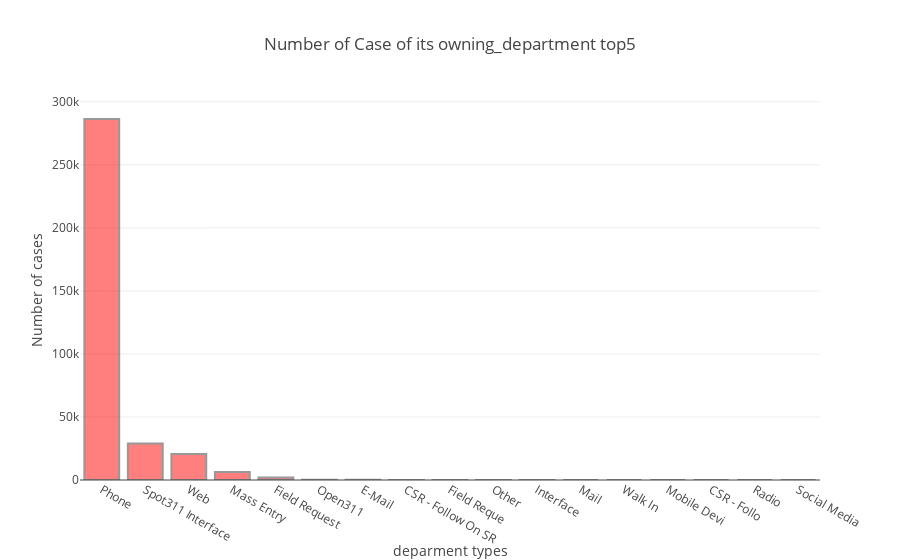

Notebook code cell kept with this figure:
### Code cell
number= {'type' : 'bar',
         "name":"Number of Cases ",
                     'x' : table["method"],
                     'y' : table["count"],
                     'marker' : {'color' : 'red',
                                'line' : {'color' : '#333',
                                          'width' : 2}},
                     'opacity' : 0.5,}

fig = {'data' : [number],
      'layout' : layout}
pyo.iplot(fig)

### Figure 1 — Plotly figure (JSON) as saved in the notebook; plotly's stock layout.template omitted (floating-point values rounded to 4 significant figures)
{"data": [{"marker": {"color": "red", "line": {"color": "#333", "width": 2}}, "name": "Number of Cases ", "opacity": 0.5, "type": "bar", "x": ["Phone", "Spot311 Interface", "Web", "Mass Entry", "Field Request", "Open311", "E-Mail", "CSR - Follow On SR", "Field Reque", "Other", "Interface", "Mail", "Walk In", "Mobile Devi", "CSR - Follo", "Radio", "Social Media"], "y": [286356, 28955, 20585, 6436, 2035, 185, 156, 33, 31, 9, 4, 3, 2, 1, 1, 1, 1]}], "layout": {"title": "Number of Case of its owning_department top5 ", "xaxis": {"title": "deparment types"}, "yaxis": {"title": "Number of cases"}}}
